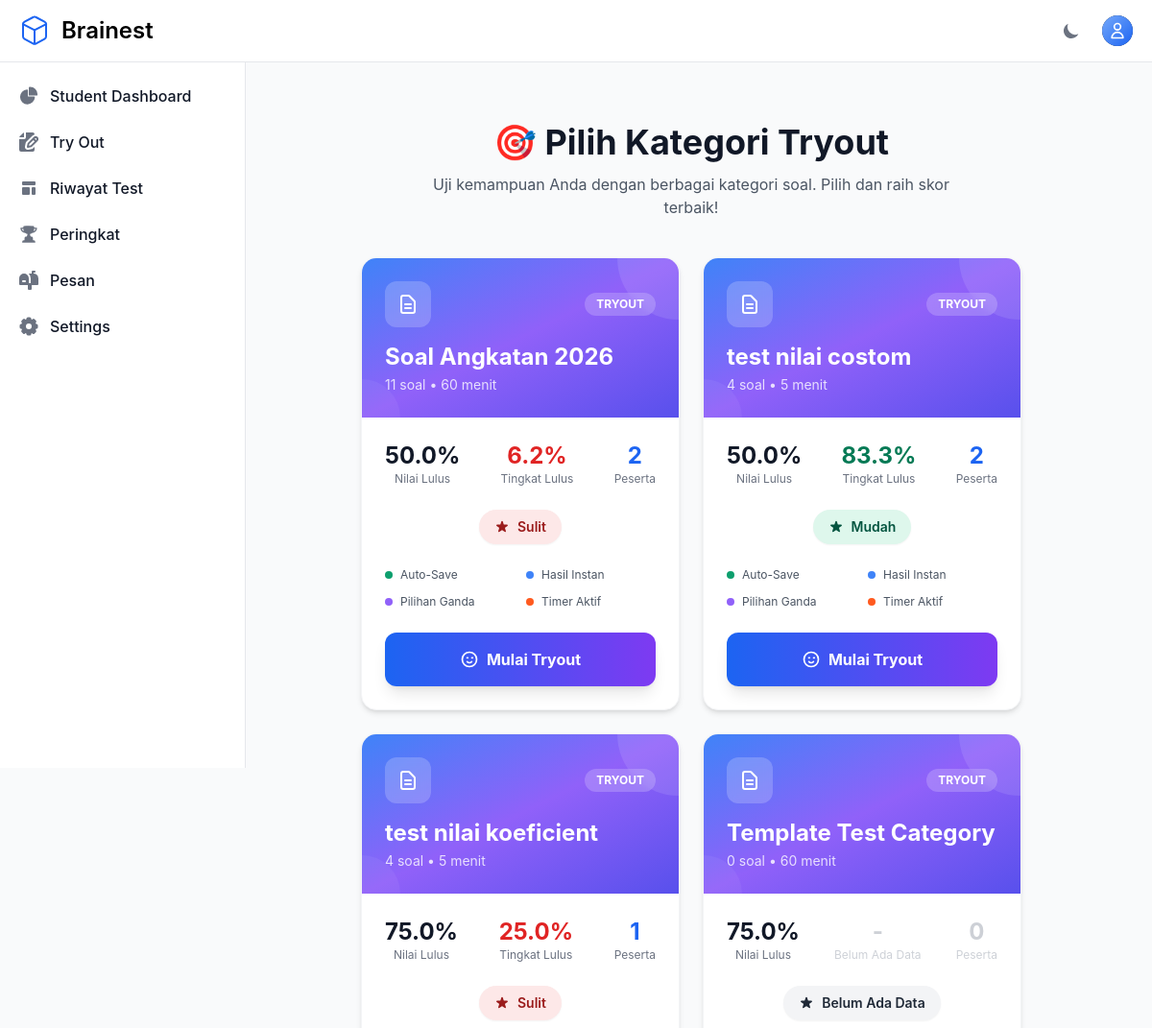
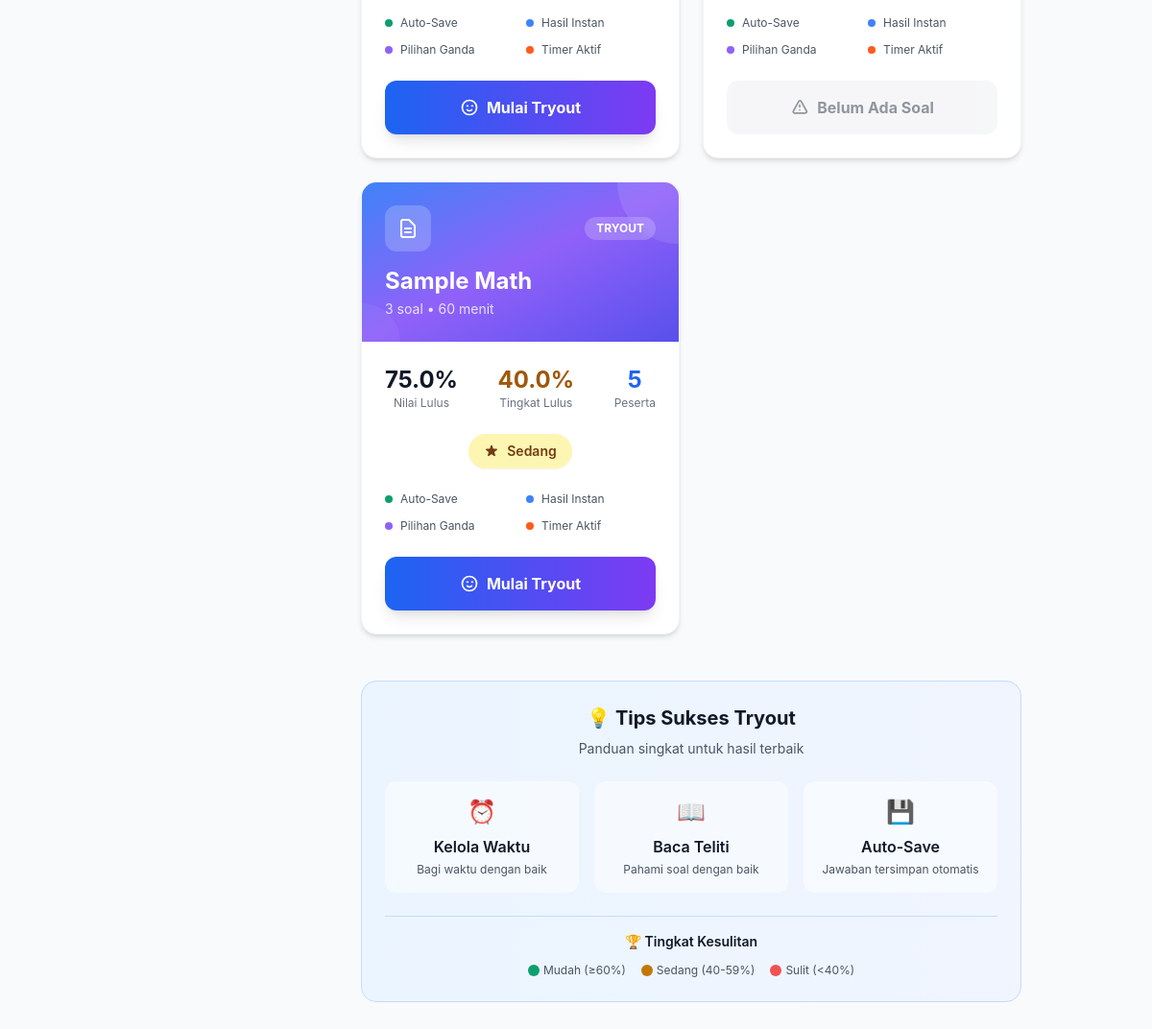
Page /students/tryouts/ (signed in) on the committed database (2 pictures, top to bottom).
### otosapp/models.py (models this page shows, shortened)
class Category(models.Model):
    SCORING_METHODS = [
        ('default', 'Default (100/jumlah soal)'),
        ('custom', 'Custom (nilai per soal)'),
        ('utbk', 'UTBK (difficulty-based)'),
    ]
    category_name = models.CharField(max_length=200)
    time_limit = models.IntegerField(default=60, help_text="Time limit in minutes (default: 60 minutes)")
    scoring_method = models.CharField(max_length=10, choices=SCORING_METHODS, default='default')
    passing_score = models.FloatField(default=75.0, help_text="Minimum score required to pass (0-100)")
    def get_question_count(self):
        return self.question_set.count()
    def get_difficulty_level(self):
        pass_rate = self.get_pass_rate()
        if pass_rate is None:
            return "Belum Ada Data"
        elif pass_rate >= 60:
            return "Mudah"
        elif pass_rate >= 40:
            return "Sedang"
        else:
            return "Sulit"
    def get_difficulty_color(self):
        difficulty = self.get_difficulty_level()
        if difficulty == "Mudah":
            return "bg-green-100 text-green-800 dark:bg-green-900 dark:text-green-300"
        elif difficulty == "Sedang":
            return "bg-yellow-100 text-yellow-800 dark:bg-yellow-900 dark:text-yellow-300"
        elif difficulty == "Sulit":
            return "bg-red-100 text-red-800 dark:bg-red-900 dark:text-red-300"
        else:
            return "bg-gray-100 text-gray-800 dark:bg-gray-900 dark:text-gray-300"
    def get_pass_rate(self):
        completed_tests = Test.objects.filter(
            categories=self,
            is_submitted=True
        )
        if not completed_tests.exists():
            return None
        total_tests = completed_tests.count()
        passed_tests = completed_tests.filter(score__gte=self.passing_score).count()
        return round((passed_tests / total_tests) * 100, 1)
    def get_test_statistics(self):
        completed_tests = Test.objects.filter(
            categories=self,
            is_submitted=True
        )
        if not completed_tests.exists():
            return {
                'total_tests': 0,
                'total_students': 0,
                'passed_tests': 0,
                'failed_tests': 0,
                'pass_rate': None,
                'average_score': None
            }
        total_tests = completed_tests.count()
        total_students = completed_tests.values('student').distinct().count()
        passed_tests = completed_tests.filter(score__gte=self.passing_score).count()
        failed_tests = total_tests - passed_tests
        pass_rate = round((passed_tests / total_tests) * 100, 1)
        total_score = sum(test.score for test in completed_tests)
        average_score = round(total_score / total_tests, 1)
        return {
            'total_tests': total_tests,
            'total_students': total_students,
            'passed_tests': passed_tests,
            'failed_tests': failed_tests,
            'pass_rate': pass_rate,
            'average_score': average_score
        }
    def get_passing_score(self):
        return f"{self.passing_score}%"

### otosapp/views.py (the view, shortened to what this page needs)
# urls.py: path('students/tryouts/', views.tryout_list, name='tryout_list'),
@login_required
@active_subscription_required
def tryout_list(request):
    ongoing_test = Test.objects.filter(
        student=request.user,
        is_submitted=False
    ).first()
    session_keys_to_remove = []
    for key in request.session.keys():
        if key.startswith(f'test_session_') and key.endswith(f'_{request.user.id}'):
            session_data = request.session[key]
            if 'test_id' in session_data:
                try:
                    test = Test.objects.get(id=session_data['test_id'])
                    if test.is_submitted or test.is_time_up():
                        session_keys_to_remove.append(key)
                except Test.DoesNotExist:
                    session_keys_to_remove.append(key)
    for key in session_keys_to_remove:
        if key in request.session:
            del request.session[key]
    tryout_list = Category.objects.all()
    return render(request, 'students/tryouts/tryout_list.html', {'tryout': tryout_list})

### otosapp/context_processors.py (called while the page is built)
def sidebar_context(request):
    context = {}
    if request.user.is_authenticated and (request.user.is_superuser or request.user.is_admin()):
        pending_payments_count = PaymentProof.objects.filter(status='pending').count()
        context['pending_payments_count'] = pending_payments_count
    return context

### otosapp/models.py (called while the page is built)
    def is_student(self):
        return self.role and self.role.role_name == 'Student'

    def is_admin(self):
        return self.role and self.role.role_name == 'Admin'

    def has_active_subscription(self):
        try:
            subscription = self.subscription
            return subscription.is_active and not subscription.is_expired()
        except UserSubscription.DoesNotExist:
            return False

    def can_access_tryouts(self):
        return self.is_student() and self.has_active_subscription()

    def is_expired(self):
        from django.utils import timezone
        return timezone.now() > self.end_date

### otosapp/templates/students/tryouts/tryout_list.html (shortened to what this page needs)
{% extends 'base.html' %}
{% block content %}
<div class="max-w-7xl mx-auto px-4 sm:px-6 lg:px-8 mt-8">
    <div class="text-center mb-10">
        <h1 class="text-3xl md:text-4xl font-bold text-gray-900 dark:text-white mb-3">🎯 Pilih Kategori Tryout</h1>
        <p class="text-gray-600 dark:text-gray-400 max-w-xl mx-auto text-sm md:text-base">
            Uji kemampuan Anda dengan berbagai kategori soal. Pilih dan raih skor terbaik!
        </p>
    </div>
    <div class="grid grid-cols-1 md:grid-cols-2 xl:grid-cols-3 gap-6">
        {% for tryout_list in tryout %}
        <div class="bg-white dark:bg-gray-800 rounded-2xl shadow-md hover:shadow-xl transition-all duration-300 border border-gray-100 dark:border-gray-700 overflow-hidden group hover:-translate-y-1">
            <div class="bg-gradient-to-br from-blue-500 via-purple-500 to-indigo-600 p-6 text-white relative">
                <div class="absolute top-0 right-0 w-32 h-32 bg-white/10 rounded-full transform translate-x-16 -translate-y-16"></div>
                <div class="absolute bottom-0 left-0 w-20 h-20 bg-white/5 rounded-full transform -translate-x-10 translate-y-10"></div>
                <div class="relative z-10">
                    <div class="flex items-center justify-between mb-4">
                        <div class="flex items-center justify-center w-12 h-12 bg-white/20 rounded-xl backdrop-blur-sm">
                            <svg class="w-6 h-6 text-white" fill="none" stroke="currentColor" stroke-width="2" viewBox="0 0 24 24">
                                <path stroke-linecap="round" stroke-linejoin="round" d="M9 12h6m-6 4h6m2 5H7a2 2 0 01-2-2V5a2 2 0 012-2h5.586a1 1 0 01.707.293l5.414 5.414a1 1 0 01.293.707V19a2 2 0 01-2 2z"></path>
                            </svg>
                        </div>
                        <span class="bg-white/20 text-xs font-bold px-3 py-1 rounded-full backdrop-blur-sm">TRYOUT</span>
                    </div>
                    <h3 class="text-2xl font-bold mb-1 leading-tight">{{ tryout_list.category_name }}</h3>
                    <p class="text-white/80 text-sm">{{ tryout_list.get_question_count }} soal • {{ tryout_list.time_limit }} menit</p>
                </div>
            </div>
            <div class="p-6">
                <div class="flex items-center justify-between mb-6">
                    <div class="text-center">
                        <div class="text-2xl font-bold text-gray-900 dark:text-white">{{ tryout_list.get_passing_score }}</div>
                        <div class="text-xs text-gray-500 dark:text-gray-400">Nilai Lulus</div>
                    </div>
                    {% with stats=tryout_list.get_test_statistics %}
                    {% if stats.total_tests > 0 %}
                    <div class="text-center">
                        <div class="text-2xl font-bold {% if stats.pass_rate >= 60 %}text-green-600 dark:text-green-400{% elif stats.pass_rate >= 40 %}text-yellow-600 dark:text-yellow-400{% else %}text-red-600 dark:text-red-400{% endif %}">{{ stats.pass_rate }}%</div>
                        <div class="text-xs text-gray-500 dark:text-gray-400">Tingkat Lulus</div>
                    </div>
                    <div class="text-center">
                        <div class="text-2xl font-bold text-blue-600 dark:text-blue-400">{{ stats.total_students }}</div>
                        <div class="text-xs text-gray-500 dark:text-gray-400">Peserta</div>
                    </div>
                    {% else %}
                    <div class="text-center opacity-50">
                        <div class="text-2xl font-bold text-gray-400">-</div>
                        <div class="text-xs text-gray-400">Belum Ada Data</div>
                    </div>
                    <div class="text-center opacity-50">
                        <div class="text-2xl font-bold text-gray-400">0</div>
                        <div class="text-xs text-gray-400">Peserta</div>
                    </div>
                    {% endif %}
                    {% endwith %}
                </div>
                <div class="flex items-center justify-center mb-6">
                    {% with stats=tryout_list.get_test_statistics %}
                    <div class="relative group">
                        <span class="inline-flex items-center px-4 py-2 rounded-full text-sm font-semibold {{ tryout_list.get_difficulty_color }} cursor-help shadow-sm">
                            {{ tryout_list.get_difficulty_level }}
                        </span>
                    </div>
                    {% endwith %}
                </div>
                <div class="grid grid-cols-2 gap-3 mb-6 text-xs">
                    <div class="flex items-center text-gray-600 dark:text-gray-400">
                        <div class="w-2 h-2 bg-green-500 rounded-full mr-2"></div>
                        <span>Auto-Save</span>
                    </div>
                    <div class="flex items-center text-gray-600 dark:text-gray-400">
                        <div class="w-2 h-2 bg-blue-500 rounded-full mr-2"></div>
                        <span>Hasil Instan</span>
                    </div>
                    <div class="flex items-center text-gray-600 dark:text-gray-400">
                        <div class="w-2 h-2 bg-purple-500 rounded-full mr-2"></div>
                        <span>Pilihan Ganda</span>
                    </div>
                    <div class="flex items-center text-gray-600 dark:text-gray-400">
                        <div class="w-2 h-2 bg-orange-500 rounded-full mr-2"></div>
                        <span>Timer Aktif</span>
                    </div>
                </div>
                {% if tryout_list.get_question_count > 0 %}
                <button onclick="showStartWarning('{{ tryout_list.category_name }}', '{{ tryout_list.id }}', '{{ tryout_list.time_limit }}', '{{ tryout_list.get_question_count }}')" class="w-full px-6 py-4 text-white bg-gradient-to-r from-blue-600 to-purple-600 rounded-xl hover:from-blue-700 hover:to-purple-700 focus:outline-none focus:ring-4 focus:ring-blue-300 focus:ring-opacity-50 transition-all duration-300 font-bold text-base shadow-lg hover:shadow-xl transform hover:scale-[1.02] active:scale-[0.98]">
                    <div class="flex items-center justify-center gap-2">
                        <svg class="w-5 h-5" fill="none" stroke="currentColor" stroke-width="2" viewBox="0 0 24 24">
                            <path stroke-linecap="round" stroke-linejoin="round" d="M14.828 14.828a4 4 0 01-5.656 0M9 10h1.01M15 10h1.01M21 12a9 9 0 11-18 0 9 9 0 0118 0z"></path>
                        </svg>
                        Mulai Tryout
                    </div>
                </button>
                {% else %}
                <div class="w-full px-6 py-4 text-gray-500 bg-gray-100 dark:bg-gray-700 dark:text-gray-400 rounded-xl font-bold text-base cursor-not-allowed opacity-75">
                    <div class="flex items-center justify-center gap-2">
                        <svg class="w-5 h-5" fill="none" stroke="currentColor" stroke-width="2" viewBox="0 0 24 24">
                            <path stroke-linecap="round" stroke-linejoin="round" d="M12 9v2m0 4h.01m-6.938 4h13.856c1.54 0 2.502-1.667 1.732-2.5L13.732 4c-.77-.833-1.964-.833-2.732 0L4.082 16.5c-.77.833.192 2.5 1.732 2.5z"></path>
                        </svg>
                        Belum Ada Soal
                    </div>
                </div>
                {% endif %}
            </div>
        </div>
        {% endfor %}
    </div>
    <div class="mt-12 bg-gradient-to-r from-blue-50 to-indigo-50 dark:from-gray-800 dark:to-gray-700 rounded-2xl p-6 border border-blue-200 dark:border-gray-600">
        <div class="text-center mb-6">
            <h3 class="text-xl font-bold text-gray-900 dark:text-white mb-2">💡 Tips Sukses Tryout</h3>
            <p class="text-gray-600 dark:text-gray-400 text-sm">Panduan singkat untuk hasil terbaik</p>
        </div>
        <div class="grid grid-cols-1 md:grid-cols-3 gap-4">
            <div class="text-center p-4 bg-white/50 dark:bg-gray-700/50 rounded-xl">
                <div class="text-2xl mb-2">⏰</div>
                <h4 class="font-semibold text-gray-900 dark:text-white mb-1">Kelola Waktu</h4>
                <p class="text-gray-600 dark:text-gray-400 text-xs">Bagi waktu dengan baik</p>
            </div>
            <div class="text-center p-4 bg-white/50 dark:bg-gray-700/50 rounded-xl">
                <div class="text-2xl mb-2">📖</div>
                <h4 class="font-semibold text-gray-900 dark:text-white mb-1">Baca Teliti</h4>
                <p class="text-gray-600 dark:text-gray-400 text-xs">Pahami soal dengan baik</p>
            </div>
            <div class="text-center p-4 bg-white/50 dark:bg-gray-700/50 rounded-xl">
                <div class="text-2xl mb-2">💾</div>
                <h4 class="font-semibold text-gray-900 dark:text-white mb-1">Auto-Save</h4>
                <p class="text-gray-600 dark:text-gray-400 text-xs">Jawaban tersimpan otomatis</p>
            </div>
        </div>
        <div class="mt-6 pt-4 border-t border-blue-200 dark:border-gray-600">
            <div class="text-center mb-3">
                <h4 class="font-semibold text-gray-900 dark:text-white text-sm">🏆 Tingkat Kesulitan</h4>
            </div>
            <div class="flex justify-center gap-4 text-xs">
                <div class="flex items-center">
                    <div class="w-3 h-3 bg-green-500 rounded-full mr-1"></div>
                    <span class="text-gray-600 dark:text-gray-400">Mudah (≥60%)</span>
                </div>
                <div class="flex items-center">
                    <div class="w-3 h-3 bg-yellow-500 rounded-full mr-1"></div>
                    <span class="text-gray-600 dark:text-gray-400">Sedang (40-59%)</span>
                </div>
                <div class="flex items-center">
                    <div class="w-3 h-3 bg-red-500 rounded-full mr-1"></div>
                    <span class="text-gray-600 dark:text-gray-400">Sulit (<40%)</span>
                </div>
            </div>
        </div>
    </div>
</div>
{% endblock %}

### otosapp/templates/students/tryouts/tryout_list.html (style rules this page uses)
html { scroll-behavior: smooth; }

### rows in the picture
Category: category_name "Soal Angkatan 2026", get_question_count "11", time_limit "60", get_passing_score "50.0%", get_test_statistics.pass_rate "6.2", get_test_statistics.total_students "2", get_difficulty_level "Sulit"
Category: category_name "test nilai costom", get_question_count "4", time_limit "5", get_passing_score "50.0%", get_test_statistics.pass_rate "83.3", get_test_statistics.total_students "2", get_difficulty_level "Mudah"
Category: category_name "test nilai koeficient", get_question_count "4", time_limit "5", get_passing_score "75.0%", get_test_statistics.pass_rate "25.0", get_test_statistics.total_students "1", get_difficulty_level "Sulit"
Category: category_name "Template Test Category", get_question_count "0", time_limit "60", get_passing_score "75.0%", shows "Belum Ada Data", get_difficulty_level "Belum Ada Data", shows "Belum Ada Soal"
Category: category_name "Sample Math", get_question_count "3", time_limit "60", get_passing_score "75.0%", get_test_statistics.pass_rate "40.0", get_test_statistics.total_students "5", get_difficulty_level "Sedang"
